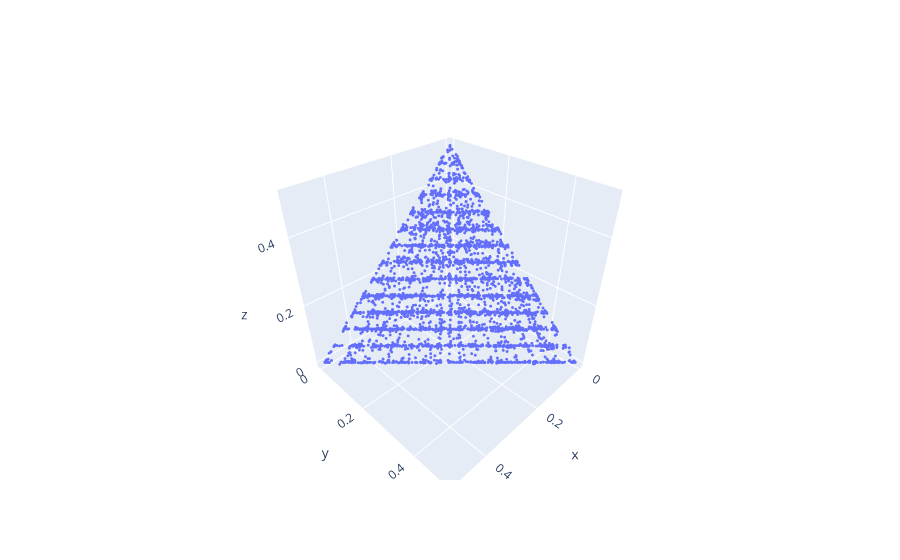

Notebook source saved alongside this figure:
### Markdown cell above
To visualize the results, we will plot the values of the objective function of the saved non-dominated solutions.

### Code cell
objectives = evolver.non_dominated["objectives"]
fig1 = go.Figure(data=go.Scatter3d(x=objectives[:,0],
                                   y=objectives[:,1],
                                   z=objectives[:,2],
                                   mode="markers",
                                   marker_size=1))
fig1

### Figure 1 — Plotly figure (JSON) as saved in the notebook; plotly's stock layout.template omitted (floating-point values rounded to 4 significant figures; data arrays with more than 128 entries replaced by an {"elided": "..."} marker saying what was removed)
{"data": [{"marker": {"size": 1}, "mode": "markers", "type": "scatter3d", "x": {"elided": "4744 float values"}, "y": {"elided": "4744 float values"}, "z": {"elided": "4744 float values"}}], "layout": {"autosize": true, "scene": {"aspectmode": "auto", "aspectratio": {"x": 0.9996, "y": 0.9997, "z": 1.001}, "camera": {"projection": {"type": "perspective"}}}}}
